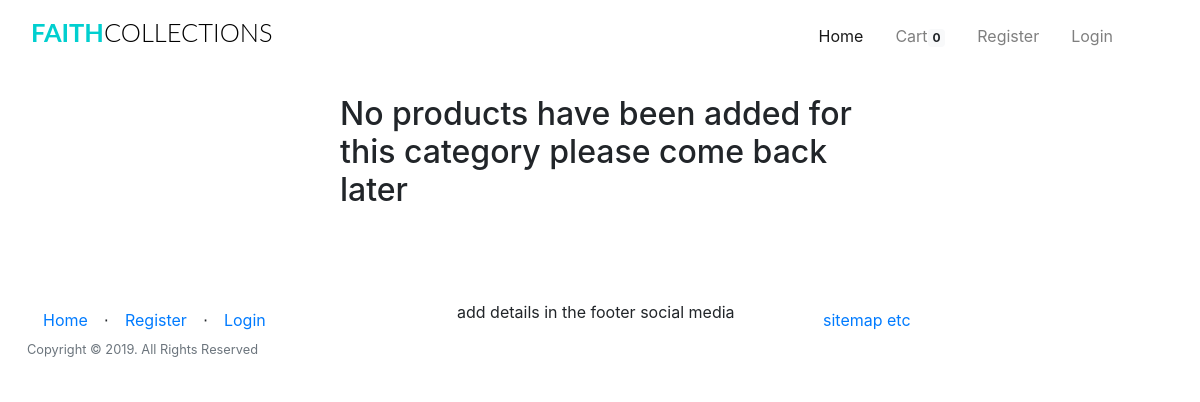
The app's page /1/, older data.
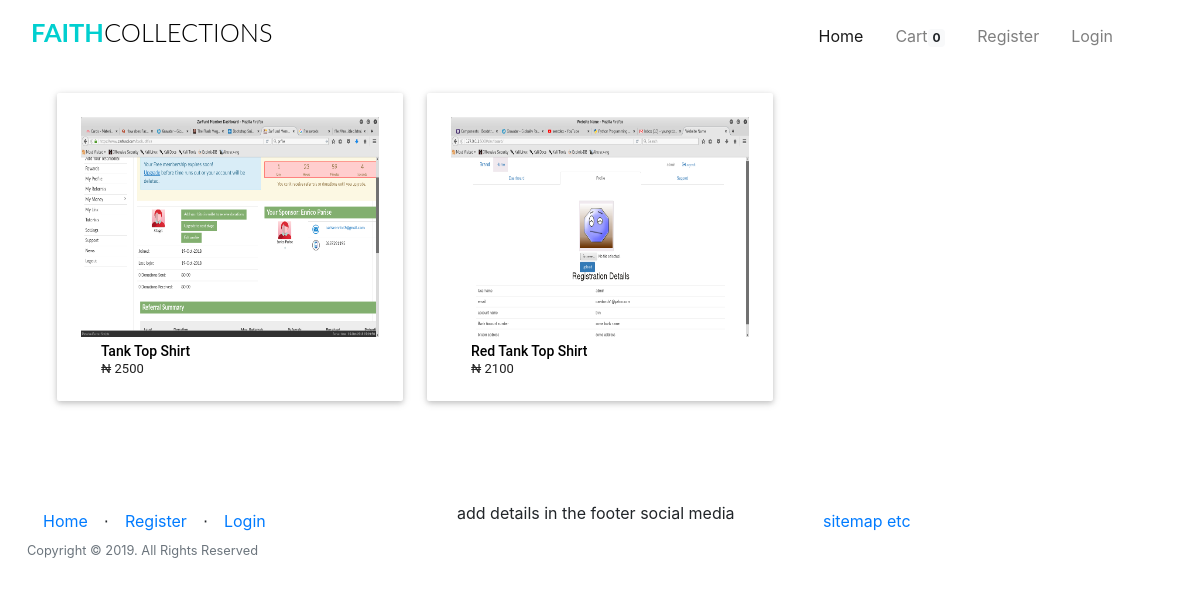
The same page, newer data.
### app/models.py (models this page shows, shortened)
class Products(db.Model):
	__tablename__ = 'product'
	id = db.Column(db.Integer, primary_key=True)
	product_name = db.Column(db.String(100), index=True)
	product_price = db.Column(db.Integer, index=True)
	product_image = db.Column(db.String(120),index=True)
	product_description = db.Column(db.String(200), index=True)
	product_stock = db.Column(db.Integer, index = True)
	product_size = db.Column(db.String(5), index = True)
	categories_id = db.Column(db.Integer, db.ForeignKey('categories.id'))
	order = db.relationship('Order', secondary=association_table, backref='my_orders', lazy='dynamic')

### app/home/routes.py (the view)
@home.route('/<int:id>/')
def shop_by_category(id):
	if current_user.is_anonymous:
		count = 0
	else:
		count = Kart.query.filter_by(user_id =current_user.id).count()
	category = Categories.query.get_or_404(id)
	product = Products.query.get(id)
	return render_template("home/shop_by_category.html", category = category,
	product = product, title = "Category: "+ category.category_name,count=count)

### app/templates/home/shop_by_category.html (shortened to what this page needs)
{% extends "base.html" %}
{% block body %}
{% if category %}
{% if category.product %}
<div class="row d-block">
        {% for product_list in category.product %}
	<a href="{{ url_for('home.product_details', id = product_list.id ) }}">
        <div class="col l4 s12 m6">
			<div class="card-panel hoverable" style="max-height:360px; background-color:#FFFFFF;">
                <div class="card-image" style="margin-left:auto;margin-right: auto;">
                        <div class="thumbnail" style="height:220px;margin-bottom: 0px;">
                            <img class="responsive-img" src="{{ product_list.product_image }}" style="height:100%;">
                        </div>
                        <h6 class="title">
                            <span class="product-name">
                                {{ product_list.product_name }}
                            </span>
                        </h6>
                        <div class="price-container clearfix">
                            <span class="price-box" style="margin-bottom:0px;white-space:normal;">
                                <span class="price">
                                    <span>₦</span>
                                    <span>{{ product_list.product_price }}</span>
                                </span>
                            </span>
                        </div>
				</div>
			</div>
		</div>
	</a>
		{% endfor %}
</div>
{% else %}
<div class="container-fluid">
    <h2 class="center">
        <p>
            No products have been added for this category please come back later
        </p>
    </h2>
</div>
{% endif %}
    {% endif %}
{% endblock %}

### app/templates/base.html (shortened to what this page needs)
<html>
    <head>
        <link href="{{ url_for('static', filename='css/bootstrap.min.css') }}"rel="stylesheet">
        <link href="{{ url_for('static', filename='css/st.css') }}"rel="stylesheet">
    </head>
    <body>
            <div class="container-fluid mt-1 mb-3">
                <nav class="navbar navbar-expand-lg navbar-light">
                    <h1 class="brand_name">
                        <a class="navbar-brand" href="{{ url_for('home.homepage') }}">Faith<span>Collections</span></a>
                    </h1>
                    <div class="collapse navbar-collapse" id="navbarTogglerDemo03">
                    <ul class="navbar-nav ml-auto mr-5 mt-2 mt-lg-0">
                            {% if current_user.is_authenticated %}
                            {% if current_user.is_admin %}
                            <li class="nav-item ml-3">
                              <a class="nav-link active" href="{{ url_for('home.admin_dashboard') }}">Dashboard</a>
                            </li>
                            <li class="nav-item ml-3">
                              <a class="nav-link" href="{{ url_for('admin.list_categories') }}">Categories</a>
                            </li>
                            <li class="nav-item ml-3">
                              <a class="nav-link" href="{{ url_for('admin.list_products') }}">Products</a>
                            </li>
                            <li class="nav-item ml-3">
                              <a class="nav-link" href="#" >Orders</a>
                            </li>
                            {% else %}
                              <li class="nav-item ml-3">
                                <a class="nav-link" href="{{ url_for('users.cart') }}">Cart<span class="badge badge-light">{{ count }}</span></a>
                              </li>
                              {% endif %}
                              <li class="nav-item dropdown ml-3">
                                    <a class="nav-link dropdown-toggle" data-toggle="dropdown" href="#" role="button" aria-haspopup="true" aria-expanded="false">
                                        Hi, {{ current_user.firstname }}!</a>
                                    <div class="dropdown-menu">
                                      <a class="dropdown-item" href="{{ url_for('users.profile') }}">Profile</a>
                                      <div class="dropdown-divider"></div>
                                      <a class="dropdown-item" href="{{ url_for('auth.logout') }}">Logout</a>
                                    </div>
                                  </li>
                                {% else %}
                                <li class="nav-item active ml-3">
                                    <a class="nav-link" href="{{ url_for('home.homepage') }}">Home <span class="sr-only">(current)</span></a>
                                    </li>
                                    <li class="nav-item ml-3">
                                      <a class="nav-link" href="{{ url_for('users.cart') }}">Cart<span class="badge badge-light">{{ count }}</span></a>
                                    </li>
                                    <li class="nav-item ml-3">
                                      <a class="nav-link" href="{{ url_for('auth.register') }}">Register</a>
                                    </li>
                                    <li class="nav-item ml-3">
                                        <a class="nav-link" href="{{ url_for('auth.login') }}">Login</a>
                                      </li>
                                    {% endif %}
                    </ul>
                    </div>
                </nav>
            </div>
    <div class=" container">
            {% block body %}
            {% endblock %}
    </div>
    <div class="push"></div>
    <div class="container-fluid">
        <footer>
                <div class="row">
                        <div class="col">
                                <ul class="nav">
                                    <li class=" nav-item" ><a class="nav-link" href="{{ url_for('home.homepage') }}">Home</a></li>
                                    <li class="footer-menu-divider mt-2">⋅</li>
                                    {% if current_user.is_authenticated %}
                                        <li class=" nav-item" ><a class="nav-link" href="{{ url_for('auth.logout') }}">Logout</a></li>
                                    {% else %}
                                        <li class=" nav-item" ><a class="nav-link" href="{{ url_for('auth.register') }}">Register</a></li>
                                        <li class="footer-menu-divider mt-2">⋅</li>
                                        <li class=" nav-item" ><a class="nav-link" href="{{ url_for('auth.login') }}">Login</a></li>
                                    {% endif %}
                                </ul>
                                <p class="copyright text-muted small">Copyright © 2019. All Rights Reserved</p>
                        </div>
                        <div class="col">
                                <ul class="d-inline-block">
                                 <li class="d-inline-block">add details in the footer</li>
                                 <li class="d-inline-block">social media</li>
                                </ul>
                        </div>
                        <div class="col">
                            <ul class="nav">
                            <li class="d-inline-block"><a class="nav-link" href="#">sitemap etc</a></li>
                            </ul>
                        </div>
                </div>
        </footer>
    </div>
    </body>
</html>

### app/static/css/st.css (style rules this page uses)
.brand_name .navbar-brand { font-size:1.59rem; text-transform: uppercase; font-family: 'Lato', sans-serif; font-weight: 700; color: #333; }
.brand_name >.navbar-brand { color:#01CFCF; text-decoration: none; }
.brand_name >.navbar-brand span { color: #000; font-weight: 300; }
.product-name { text-transform: capitalize; font-weight:bold; }
.push { height:4em; }
img.responsive-img, video.responsive-video { max-width: 100%; height: auto; }
.card-panel { -webkit-transition:-webkit-box-shadow .25s; transition:-webkit-box-shadow .25s; transition:box-shadow .25s; transition:box-shadow .25s, -webkit-box-shadow .25s;padding:24px; margin:.5rem 0 1rem 0; border-radius:2px;background-color:#fff; box-shadow: 0 2px 5px 0 rgba(0,0,0,0.16),0 2px 10px 0 rgba(0,0,0,0.12); }
.hoverable { -webkit-transition:-webkit-box-shadow .25s; transition:-webskit-box-shadow .25s; transition:box-shadow .25s; transition:box-shadow .25s, -webkit-box-shadow .25s }
.row { margin-left: auto; margin-right: auto; margin-bottom: 20px; }
.row:after { content: ""; display: table; clear: both; }
.row .col { float: left; -webkit-box-sizing: border-box; box-sizing: border-box; padding: 0 0.75rem; min-height: 1px; }
.row .col.s12 { width: 100%; margin-left: auto; left: auto; right: auto; }
@media only screen and (min-width: 601px) { .row .col.m6 { width: 50%; margin-left: auto; left: auto; right: auto; } }
@media only screen and (min-width: 993px) { .row .col.l4 { width: 33.3333333333%; margin-left: auto; left: auto; right: auto; } }

### app/templates/home/shop_by_category.html (style rules this page uses)
.title { margin: 0; padding: 0; margin-left: 20px; margin-top: 6px; }
.product-name { font-family: Roboto,Helvetica,Arial,sans-serif; font-weight: 500; font-size: 14px; line-height: 17px; color: #000; margin: 3px 0 5px 0; text-align: left; white-space: normal; overflow: hidden; }
.price { margin-left: 20px; font-family: Roboto,Helvetica,Arial,sans-serif; font-weight: 400; font-size: 13px; line-height: 17px; color: #202020; display: inline-block; }

Row changes from the older to the newer data that the page shows:
added Products: shows a picture, product_name "Tank Top Shirt", product_price "2500"
added Products: shows a picture, product_name "Red Tank Top Shirt", product_price "2100"
Text that changed along with them:
text no longer shown: "No products have been added for this category please come back later"
